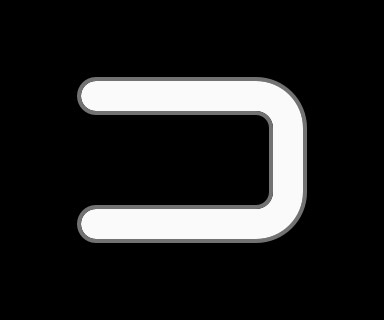

Tiled map render using the project's own tile images. Description and the whole map definition, tile-layer contents included, below:
An orthogonal 6x5 tile map with 64x64 px tiles, 1 tile layer (0).

<map version="1.2" tiledversion="1.2.3" orientation="orthogonal" renderorder="right-down" width="6" height="5" tilewidth="64" tileheight="64" infinite="0" nextlayerid="3" nextobjectid="1">
 <tileset firstgid="1" name="temp-tiles" tilewidth="64" tileheight="64" tilecount="66" columns="11">
  <image source="../assets/temp-tiles.png" trans="eebdfa" width="704" height="384" />
 </tileset>
 <layer id="2" name="0" width="6" height="5">
  <data encoding="csv">
0,0,0,0,0,0,
0,3758096409,2684354584,2684354584,2684354583,0,
0,0,0,0,24,0,
0,2684354585,2684354584,2684354584,3221225495,0,
0,0,0,0,0,0
</data>
 </layer>
</map>
